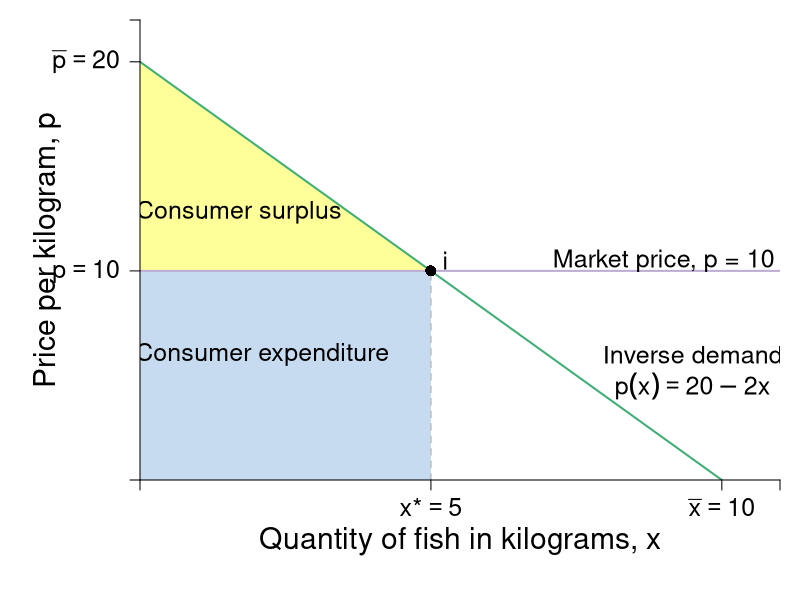

This figure's R source:
require(shape)
pdf(file = "firmmarketsupply/consumersurplus_jane.pdf", width = 9, height = 7)

#Set parameters for graphics
pointsize <- 1.8
axislabelsize <- 1.8
labelsize <- 1.5
namesize <- 1.8
annotatesize <- 1.5
graphlinewidth <- 2
segmentlinewidth <- 1.5


COL <- c("#7fc97f", "#beaed4", "#fdc086", "#ffff99", "#386cb0", "#f0027f", "#bf5b17", "#666666")
COLA <- c("#e0f3db", "#99d8c9","#66c2a4","#41ae76", "#238b45", "#005824")
COLB <- c("#c6dbef", "#4eb3d3", "#2b8cbe", "#0868ac","#084081")

par(mar =  c(6, 7, 1, 1))

mrsA <- function(x, rmax = 20, xmax = 10) {
  rmax - (rmax/xmax)*x
}

uA <- function(x, y, rmax = 20, xmax = 10) {
  y + rmax*x - (1/2)(rmax/xmax)*x^2
}

xlims <- c(0, 11)
ylims <- c(0, 22)

npts <- 501 
x <- seq(xlims[1], xlims[2], length.out = npts)
y <- seq(ylims[1], ylims[2], length.out = npts) 
a <- c(46.08, 55, 64)
b <- c(46.08, 55, 64)

plot(0, 0, xlim = xlims, ylim = ylims, type = "n",
     xlab = expression(paste("")),
     ylab = expression(paste("")), 
     xaxt = "n", 
     yaxt = "n", 
     cex.lab = axislabelsize, 
     bty = "n",
     xaxs="i", 
     yaxs="i")

# ticksy <- seq(from = 0, to = ylims[2], by = 2)
# ylabels <- seq(from = 0, to = ylims[2], by = 2)
# ticksx <- seq(from = 0, to = xlims[2], by = 2)
# xlabels <- seq(from = 0, to = xlims[2], by = 2)
ticksy <- c(0, 10, 20, ylims[2])
ylabels <- c(NA, expression(paste(p == 10)), expression(paste(bar(p) == 20)), NA)
ticksx <- c(0, 5, 10, xlims[2])
xlabels <- c(NA, expression(paste(x,"*") == 5), expression(paste(bar(x)==10)), NA)

npts <- 500 
xx1 <- seq(xlims[1], xlims[2], length.out = npts)


#Polygon for CS
xpoly <- c(0, 5, 0)
ypoly <- c(10, 10, 20)
polygon(x = xpoly, y = ypoly, col = COL[4], density=NULL, border = NA)

#Polygon for CE
xpoly3 <- c(0, 5, 5, 0, 0)
ypoly3 <- c(0, 0, 10, 10, 0)
polygon(x = xpoly3, y = ypoly3, col = COLB[1], density=NULL, border = NA)

#Label axes
mtext(expression(paste("Quantity of fish in kilograms, ", x)), side=1, line = 3, cex = axislabelsize)
text(-1.6, 0.5*ylims[2], expression(paste("Price per kilogram, ", p)), xpd = TRUE, cex = axislabelsize, srt = 90) 

#Lines for mrs graph
lines(xx1, mrsA(xx1, rmax = 20, xmax = 10), col = COLA[4], lwd = graphlinewidth)

segments(0, 10, xlims[2], 10, lty = 1, col = COL[2] , lwd = graphlinewidth)
segments(5, 0, 5, 10, lty = 2, col = "gray" , lwd = segmentlinewidth)

points(5, 10, pch = 16, col = "black", cex = 1.5)
text(5.25, 10.5, expression(i), cex = labelsize)

#segments(4.11765, 6.17647, 5.88, 8.88, lty = 1, col = COL[2] , lwd = graphlinewidth)
text(9, 10.5, expression("Market price, p = 10"), cex = labelsize)
#text(7.3, 2.5, expression("Curve"))

#Label mrs function
text(9.5, 6.0, expression(paste("Inverse demand")), cex = labelsize)
text(9.5, 4.5, expression(paste(p(x) == 20 - 2*x)), cex = labelsize)
#Arrows(10, 7.5, 10, 5, col = "black", lty = 1, lwd = 2, arr.type = "triangle", arr.lwd = 0.5)

#Label highest willingness to pay
text(1.7, 12.8, expression("Consumer surplus"), cex = labelsize)
#text(3.5, 16, expression(paste(CS==frac(1, 2)*bgroup("(",20 - 10,")")*5, phantom()== 25)))
#Arrows(3.5, 15, 3.5, 12, col = "black", lty = 1, lwd = 2, arr.type = "triangle", arr.lwd = 0.5)

text(2.1, 6, expression("Consumer expenditure"), cex = labelsize)

axis(1, at = ticksx, pos = 0, labels = xlabels, cex.axis = labelsize)
axis(2, at = ticksy, pos = 0, labels = ylabels, las = 1, cex.axis = labelsize)


dev.off()
